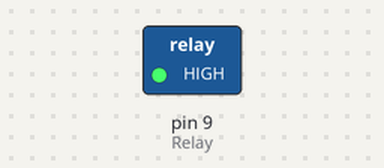
A sketch run on a simulated Arduino Uno, built with avr-gcc and run on an emulated ATmega328P. Shown: switched loads named in the sketch (green lamp = pin HIGH).

Above: at 25.0 s.
At 51.5 s:
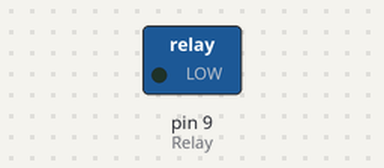
Timing chart, 0 to 68.9 s (numbered marks = the images above):
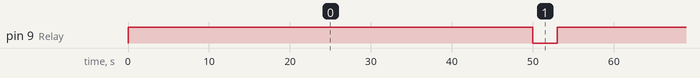

The sketch:

relay_fan.ino
```cpp
int Relay = 9;


void setup() {
  {
    pinMode(Relay, OUTPUT);  //릴레에를 출력으로 설정
  }

}

void loop() {
  digitalWrite(Relay, HIGH);
  delay(50000);

  digitalWrite(Relay, LOW);
  delay(3000);
}
```

Measured:
- by itself, pin 9 (Relay): alternates HIGH for 50.0 s and LOW for 3.0 s
